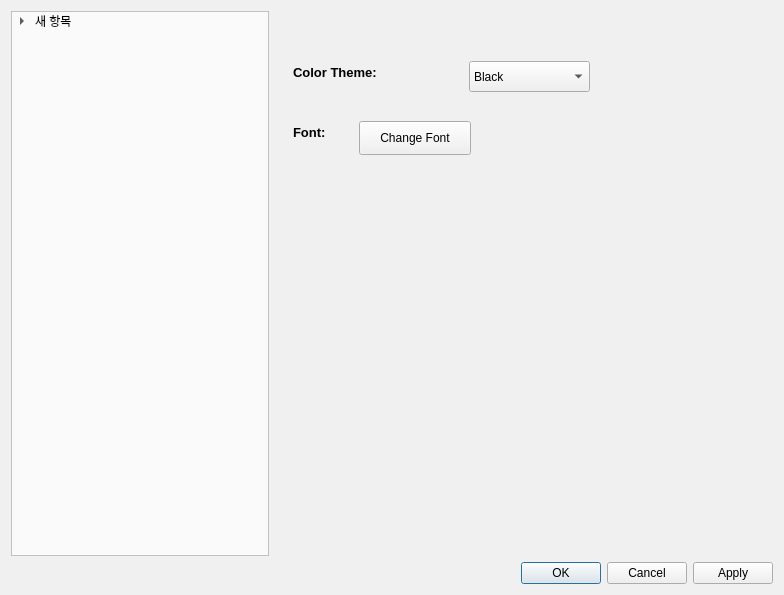
<?xml version="1.0" encoding="UTF-8"?>
<ui version="4.0">
 <class>Dialog</class>
 <widget class="QDialog" name="Dialog">
  <property name="geometry">
   <rect>
    <x>0</x>
    <y>0</y>
    <width>784</width>
    <height>595</height>
   </rect>
  </property>
  <property name="windowTitle">
   <string>Dialog</string>
  </property>
  <property name="styleSheet">
   <string notr="true">background-color: rgb(240, 240, 240);</string>
  </property>
  <layout class="QGridLayout" name="gridLayout">
   <item row="1" column="0">
    <widget class="QDialogButtonBox" name="buttonBox">
     <property name="orientation">
      <enum>Qt::Horizontal</enum>
     </property>
     <property name="standardButtons">
      <set>QDialogButtonBox::Apply|QDialogButtonBox::Cancel|QDialogButtonBox::Ok</set>
     </property>
    </widget>
   </item>
   <item row="0" column="0">
    <widget class="QSplitter" name="splitter">
     <property name="lineWidth">
      <number>1</number>
     </property>
     <property name="orientation">
      <enum>Qt::Horizontal</enum>
     </property>
     <property name="handleWidth">
      <number>0</number>
     </property>
     <widget class="QTreeWidget" name="treeWidget">
      <property name="styleSheet">
       <string notr="true">background-color: rgb(250, 250, 250);</string>
      </property>
      <property name="frameShadow">
       <enum>QFrame::Raised</enum>
      </property>
      <property name="editTriggers">
       <set>QAbstractItemView::DoubleClicked|QAbstractItemView::EditKeyPressed|QAbstractItemView::SelectedClicked</set>
      </property>
      <property name="tabKeyNavigation">
       <bool>false</bool>
      </property>
      <property name="sortingEnabled">
       <bool>false</bool>
      </property>
      <attribute name="headerVisible">
       <bool>false</bool>
      </attribute>
      <column>
       <property name="text">
        <string>Setting</string>
       </property>
      </column>
      <item>
       <property name="text">
        <string>새 항목</string>
       </property>
       <item>
        <property name="text">
         <string>Color theme</string>
        </property>
       </item>
       <item>
        <property name="text">
         <string>CleanWidget</string>
        </property>
       </item>
       <item>
        <property name="text">
         <string>AddOtherThings</string>
        </property>
       </item>
      </item>
     </widget>
     <widget class="QWidget" name="setWidget" native="true">
      <property name="minimumSize">
       <size>
        <width>500</width>
        <height>0</height>
       </size>
      </property>
      <property name="styleSheet">
       <string notr="true">background-color: rgb(240, 240, 240);</string>
      </property>
      <widget class="QTextEdit" name="fontText">
       <property name="geometry">
        <rect>
         <x>20</x>
         <y>110</y>
         <width>61</width>
         <height>31</height>
        </rect>
       </property>
       <property name="font">
        <font>
         <weight>75</weight>
         <bold>true</bold>
        </font>
       </property>
       <property name="frameShape">
        <enum>QFrame::NoFrame</enum>
       </property>
       <property name="frameShadow">
        <enum>QFrame::Sunken</enum>
       </property>
       <property name="verticalScrollBarPolicy">
        <enum>Qt::ScrollBarAlwaysOff</enum>
       </property>
       <property name="horizontalScrollBarPolicy">
        <enum>Qt::ScrollBarAlwaysOff</enum>
       </property>
       <property name="html">
        <string>&lt;!DOCTYPE HTML PUBLIC &quot;-//W3C//DTD HTML 4.0//EN&quot; &quot;http://www.w3.org/TR/REC-html40/strict.dtd&quot;&gt;
&lt;html&gt;&lt;head&gt;&lt;meta name=&quot;qrichtext&quot; content=&quot;1&quot; /&gt;&lt;style type=&quot;text/css&quot;&gt;
p, li { white-space: pre-wrap; }
&lt;/style&gt;&lt;/head&gt;&lt;body style=&quot; font-family:'Gulim'; font-size:9pt; font-weight:600; font-style:normal;&quot;&gt;
&lt;p style=&quot; margin-top:0px; margin-bottom:0px; margin-left:0px; margin-right:0px; -qt-block-indent:0; text-indent:0px;&quot;&gt;&lt;span style=&quot; font-size:10pt;&quot;&gt;Font:&lt;/span&gt;&lt;/p&gt;&lt;/body&gt;&lt;/html&gt;</string>
       </property>
       <property name="textInteractionFlags">
        <set>Qt::NoTextInteraction</set>
       </property>
      </widget>
      <widget class="QTextEdit" name="colorThemeText">
       <property name="geometry">
        <rect>
         <x>20</x>
         <y>50</y>
         <width>171</width>
         <height>31</height>
        </rect>
       </property>
       <property name="font">
        <font>
         <weight>75</weight>
         <bold>true</bold>
        </font>
       </property>
       <property name="frameShape">
        <enum>QFrame::NoFrame</enum>
       </property>
       <property name="frameShadow">
        <enum>QFrame::Sunken</enum>
       </property>
       <property name="verticalScrollBarPolicy">
        <enum>Qt::ScrollBarAlwaysOff</enum>
       </property>
       <property name="horizontalScrollBarPolicy">
        <enum>Qt::ScrollBarAlwaysOff</enum>
       </property>
       <property name="html">
        <string>&lt;!DOCTYPE HTML PUBLIC &quot;-//W3C//DTD HTML 4.0//EN&quot; &quot;http://www.w3.org/TR/REC-html40/strict.dtd&quot;&gt;
&lt;html&gt;&lt;head&gt;&lt;meta name=&quot;qrichtext&quot; content=&quot;1&quot; /&gt;&lt;style type=&quot;text/css&quot;&gt;
p, li { white-space: pre-wrap; }
&lt;/style&gt;&lt;/head&gt;&lt;body style=&quot; font-family:'Gulim'; font-size:9pt; font-weight:600; font-style:normal;&quot;&gt;
&lt;p style=&quot; margin-top:0px; margin-bottom:0px; margin-left:0px; margin-right:0px; -qt-block-indent:0; text-indent:0px;&quot;&gt;&lt;span style=&quot; font-size:10pt;&quot;&gt;Color Theme:&lt;/span&gt;&lt;/p&gt;&lt;/body&gt;&lt;/html&gt;</string>
       </property>
       <property name="textInteractionFlags">
        <set>Qt::NoTextInteraction</set>
       </property>
      </widget>
      <widget class="QComboBox" name="bgcCombo">
       <property name="geometry">
        <rect>
         <x>200</x>
         <y>50</y>
         <width>121</width>
         <height>31</height>
        </rect>
       </property>
       <property name="currentText">
        <string>Black</string>
       </property>
       <item>
        <property name="text">
         <string>Black</string>
        </property>
       </item>
       <item>
        <property name="text">
         <string>White</string>
        </property>
       </item>
       <item>
        <property name="text">
         <string>Blue</string>
        </property>
       </item>
       <item>
        <property name="text">
         <string>Green</string>
        </property>
       </item>
      </widget>
      <widget class="QPushButton" name="fontBtn">
       <property name="geometry">
        <rect>
         <x>90</x>
         <y>110</y>
         <width>112</width>
         <height>34</height>
        </rect>
       </property>
       <property name="sizePolicy">
        <sizepolicy hsizetype="Preferred" vsizetype="Preferred">
         <horstretch>0</horstretch>
         <verstretch>0</verstretch>
        </sizepolicy>
       </property>
       <property name="text">
        <string>Change Font</string>
       </property>
      </widget>
     </widget>
    </widget>
   </item>
  </layout>
 </widget>
 <resources/>
 <connections>
  <connection>
   <sender>buttonBox</sender>
   <signal>accepted()</signal>
   <receiver>Dialog</receiver>
   <slot>accept()</slot>
   <hints>
    <hint type="sourcelabel">
     <x>248</x>
     <y>254</y>
    </hint>
    <hint type="destinationlabel">
     <x>157</x>
     <y>274</y>
    </hint>
   </hints>
  </connection>
  <connection>
   <sender>buttonBox</sender>
   <signal>rejected()</signal>
   <receiver>Dialog</receiver>
   <slot>reject()</slot>
   <hints>
    <hint type="sourcelabel">
     <x>316</x>
     <y>260</y>
    </hint>
    <hint type="destinationlabel">
     <x>286</x>
     <y>274</y>
    </hint>
   </hints>
  </connection>
 </connections>
</ui>
